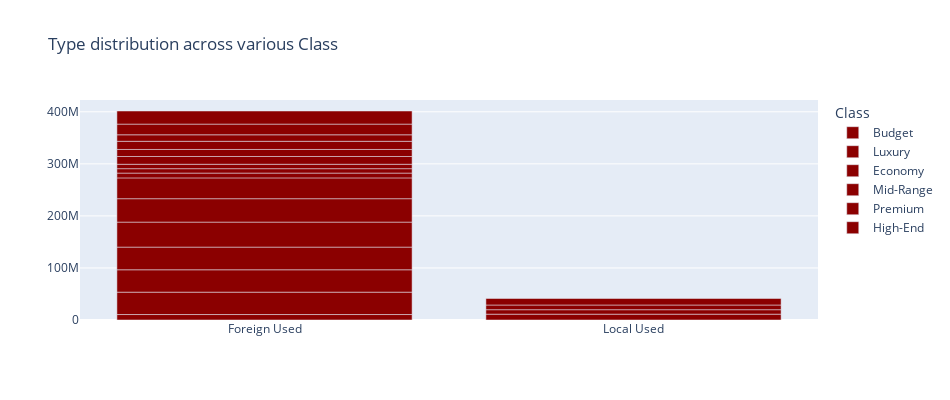

Notebook code cell kept with this figure:
### Markdown cell above
####  Type distribution

### Code cell
typ_dist= px.bar(df,x='Type',y='Price',color='Class',title='Type distribution across various Class',
              color_discrete_sequence=['#8B0000'])
typ_dist.update_layout(width=950,height=400)
typ_dist.update_layout(xaxis_title="",yaxis_title="")
typ_dist.show()

### Figure 1 — Plotly figure (JSON) as saved in the notebook; plotly's stock layout.template omitted (floating-point values rounded to 4 significant figures)
{"data": [{"alignmentgroup": "True", "hovertemplate": "Class=Budget<br>Type=%{x}<br>Price=%{y}<extra></extra>", "legendgroup": "Budget", "marker": {"color": "#8B0000", "pattern": {"shape": ""}}, "name": "Budget", "offsetgroup": "Budget", "orientation": "v", "showlegend": true, "textposition": "auto", "type": "bar", "x": ["Foreign Used", "Local Used"], "xaxis": "x", "y": [10500000, 11200000], "yaxis": "y"}, {"alignmentgroup": "True", "hovertemplate": "Class=Luxury<br>Type=%{x}<br>Price=%{y}<extra></extra>", "legendgroup": "Luxury", "marker": {"color": "#8B0000", "pattern": {"shape": ""}}, "name": "Luxury", "offsetgroup": "Luxury", "orientation": "v", "showlegend": true, "textposition": "auto", "type": "bar", "x": ["Foreign Used", "Foreign Used", "Foreign Used", "Foreign Used", "Foreign Used", "Foreign Used"], "xaxis": "x", "y": [43000000, 43000000, 43550000, 48000000, 45000000, 40000000], "yaxis": "y"}, {"alignmentgroup": "True", "hovertemplate": "Class=Economy<br>Type=%{x}<br>Price=%{y}<extra></extra>", "legendgroup": "Economy", "marker": {"color": "#8B0000", "pattern": {"shape": ""}}, "name": "Economy", "offsetgroup": "Economy", "orientation": "v", "showlegend": true, "textposition": "auto", "type": "bar", "x": ["Local Used", "Foreign Used", "Foreign Used", "Local Used", "Foreign Used"], "xaxis": "x", "y": [8600000, 9200000, 8500000, 9000000, 8500000], "yaxis": "y"}, {"alignmentgroup": "True", "hovertemplate": "Class=Mid-Range<br>Type=%{x}<br>Price=%{y}<extra></extra>", "legendgroup": "Mid-Range", "marker": {"color": "#8B0000", "pattern": {"shape": ""}}, "name": "Mid-Range", "offsetgroup": "Mid-Range", "orientation": "v", "showlegend": true, "textposition": "auto", "type": "bar", "x": ["Foreign Used", "Foreign Used", "Foreign Used", "Local Used", "Foreign Used"], "xaxis": "x", "y": [14900000, 13500000, 15700000, 12550000, 12500000], "yaxis": "y"}, {"alignmentgroup": "True", "hovertemplate": "Class=Premium<br>Type=%{x}<br>Price=%{y}<extra></extra>", "legendgroup": "Premium", "marker": {"color": "#8B0000", "pattern": {"shape": ""}}, "name": "Premium", "offsetgroup": "Premium", "orientation": "v", "showlegend": true, "textposition": "auto", "type": "bar", "x": ["Foreign Used"], "xaxis": "x", "y": [20500000], "yaxis": "y"}, {"alignmentgroup": "True", "hovertemplate": "Class=High-End<br>Type=%{x}<br>Price=%{y}<extra></extra>", "legendgroup": "High-End", "marker": {"color": "#8B0000", "pattern": {"shape": ""}}, "name": "High-End", "offsetgroup": "High-End", "orientation": "v", "showlegend": true, "textposition": "auto", "type": "bar", "x": ["Foreign Used"], "xaxis": "x", "y": [25200000], "yaxis": "y"}], "layout": {"barmode": "relative", "height": 400, "legend": {"title": {"text": "Class"}, "tracegroupgap": 0}, "title": {"text": "Type distribution across various Class"}, "width": 950, "xaxis": {"anchor": "y", "domain": [0, 1], "title": {"text": ""}}, "yaxis": {"anchor": "x", "domain": [0, 1], "title": {"text": ""}}}}
